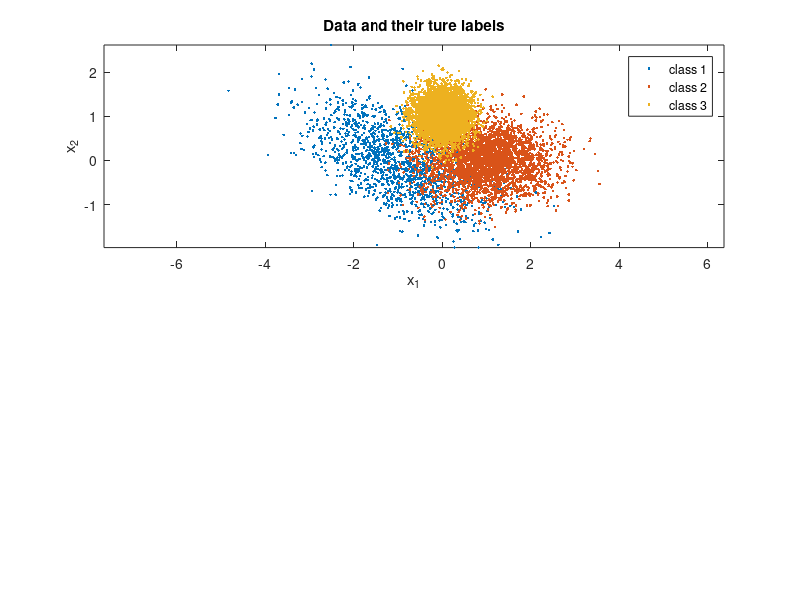

The MATLAB script that drew this image: (Note: this script raises an error after producing the figure.)
mu(:,1) = [-1;0]; Sigma(:,:,1) = 0.1*[10 -4;-4,5]; % mean and covariance of data pdf conditioned on label 1
mu(:,2) = [1;0]; Sigma(:,:,2) = 0.1*[5 0;0,2]; % mean and covariance of data pdf conditioned on label 2
mu(:,3) = [0;1]; Sigma(:,:,3) = 0.1*eye(2); % mean and covariance of data pdf conditioned on label 3
classPriors = [0.15,0.35,0.5]; thr = [0,cumsum(classPriors)];
N = 10000; u = rand(1,N); L = zeros(1,N); x = zeros(2,N);
actualnumber = [0,0,0,0];
subplot(2,1,1),clf, colorList = 'rbg';
i = 1;
for l = 1:3
    indices = find(thr(l)<=u & u<thr(l+1)); % if u happens to be precisely 1, that sample will get omitted - needs to be fixed
    actualnumber(i+1) = length(indices);
    fprintf('the actual number of samples that were generated from class %d is %d',i,length(indices));
    fprintf('\n');
    i = i+1;
    L(1,indices) = l*ones(1,length(indices));
    x(:,indices) = mvnrnd(mu(:,l),Sigma(:,:,l),length(indices))';
    subplot(2,1,1), plot(x(1,indices),x(2,indices),'.','MarkerFaceColor',colorList(l)); axis equal, hold on,
    legend('class 1','class 2','class 3'),
    title('Data and their ture labels'),
    xlabel('x_1'), ylabel('x_2'), 
end

% classifier gi = ln(p(x|L=i)*p(L=i)), i = 1, 2, 3
% g1 = log(evalGaussian(x,mu(:,1),Sigma(:,:,1)))+log(classPriors(1)); 
% g2 = log(evalGaussian(x,mu(:,2),Sigma(:,:,2)))+log(classPriors(2)); 
% g3 = log(evalGaussian(x,mu(:,3),Sigma(:,:,3)))+log(classPriors(3)); 

lambda = [0 0 1;0 1 0;1 0 0]; % loss values
gamma12 = classPriors(2)/classPriors(1); 
discriminantScore12 = log(evalGaussian(x,mu(:,1),Sigma(:,:,1)))-log(evalGaussian(x,mu(:,2),Sigma(:,:,2)));
gamma13 = classPriors(3)/classPriors(1); 
discriminantScore13 = log(evalGaussian(x,mu(:,1),Sigma(:,:,1)))-log(evalGaussian(x,mu(:,3),Sigma(:,:,3)));
gamma21 = classPriors(1)/classPriors(2);  
discriminantScore21 = log(evalGaussian(x,mu(:,2),Sigma(:,:,2)))-log(evalGaussian(x,mu(:,1),Sigma(:,:,1)));
gamma23 = classPriors(3)/classPriors(2);  
discriminantScore23 = log(evalGaussian(x,mu(:,2),Sigma(:,:,2)))-log(evalGaussian(x,mu(:,3),Sigma(:,:,3)));
gamma31 = classPriors(1)/classPriors(3);  
discriminantScore31 = log(evalGaussian(x,mu(:,3),Sigma(:,:,3)))-log(evalGaussian(x,mu(:,1),Sigma(:,:,1)));
gamma32 = classPriors(2)/classPriors(3);  
discriminantScore32 = log(evalGaussian(x,mu(:,3),Sigma(:,:,3)))-log(evalGaussian(x,mu(:,2),Sigma(:,:,2)));

decision = (discriminantScore12 >= log(gamma12) & discriminantScore13 >= log(gamma13));
ind01 = find(decision==0 & L==1); % L=1 D=2 OR 3
ind11 = find(decision==1 & L==1); % L=1 D=1
decision = (discriminantScore12 < log(gamma12) & discriminantScore13 >= log(gamma13)|discriminantScore12 < log(gamma12) & discriminantScore13 < log(gamma13) & discriminantScore23 >= log(gamma23));
ind21 = find(decision==1 & L==1); % L=1 D=2
decision = (discriminantScore12 >= log(gamma12) & discriminantScore13 < log(gamma13)|discriminantScore12 < log(gamma12) & discriminantScore13 < log(gamma13) & discriminantScore32 > log(gamma32));
ind31 = find(decision==1 & L==1); % L=1 D=3

decision = (discriminantScore21 >= log(gamma21) & discriminantScore23 >= log(gamma23));
ind02 = find(decision==0 & L==2); % L=2 D=1 OR 3
ind22 = find(decision==1 & L==2); % L=2 D=2
decision = (discriminantScore21 < log(gamma21) & discriminantScore23 >= log(gamma23)|discriminantScore21 < log(gamma21) & discriminantScore23 < log(gamma23) & discriminantScore13 >= log(gamma13));
ind12 = find(decision==1 & L==2); % L=2 D=1 
decision = (discriminantScore21 >= log(gamma21) & discriminantScore23 < log(gamma23)|discriminantScore21 < log(gamma21) & discriminantScore23 < log(gamma23) & discriminantScore31 > log(gamma31));
ind32 = find(decision==1 & L==2); % L=2 D=3
 
decision = (discriminantScore31 >= log(gamma31) & discriminantScore32 >= log(gamma32));
ind03 = find(decision==0 & L==3); % L=3 D=2 OR 3
ind33 = find(decision==1 & L==3); % L=3 D=3
decision = (discriminantScore31 < log(gamma31) & discriminantScore32 >= log(gamma32)|discriminantScore31 < log(gamma31) & discriminantScore32 < log(gamma32) & discriminantScore12 >= log(gamma12));
ind13 = find(decision==1 & L==3); % L=3 D=1
decision = (discriminantScore31 >= log(gamma31) & discriminantScore32 < log(gamma32)|discriminantScore31 < log(gamma31) & discriminantScore32 < log(gamma32) & discriminantScore21 >= log(gamma21));
ind23 = find(decision==1 & L==3); % L=3 D=2

fprintf('\n');
fprintf('the confusion matrix is');
fprintf('\n');
cr = [length(ind11),length(ind12),length(ind13);length(ind21),length(ind22),length(ind23);length(ind31),length(ind32),length(ind33)];
disp(cr);

fprintf('the total number of samples misclassified by your classifier is %d',length(ind01)+length(ind02)+length(ind03));
fprintf('\n');

fprintf('the probability of error is %.4f',(length(ind01)+length(ind02)+length(ind03))/N);
fprintf('\n');

subplot(2,1,2);
plot(x(1,ind01),x(2,ind01),'+r'); hold on,
plot(x(1,ind11),x(2,ind11),'+g'); hold on,
plot(x(1,ind02),x(2,ind02),'or'); hold on,
plot(x(1,ind22),x(2,ind22),'og'); hold on,
plot(x(1,ind03),x(2,ind03),'xr'); hold on,
plot(x(1,ind33),x(2,ind33),'xg'); hold on,
axis equal,
legend('Wrong decisions for data from Class 1','Correct decisions for data from Class 1','Wrong decisions for data from Class 2','Correct decisions for data from Class 2','Wrong decisions for data from Class 3','Correct decisions for data from Class 3'), 
title('Data and their decision labels'),
xlabel('x_1'), ylabel('x_2'), 

function g = evalGaussian(x,mu,Sigma)
% Evaluates the Gaussian pdf N(mu,Sigma) at each coumn of X
[n,N] = size(x);
C = ((2*pi)^n * det(Sigma))^(-1/2);
E = -0.5*sum((x-repmat(mu,1,N)).*(inv(Sigma)*(x-repmat(mu,1,N))),1);
g = C*exp(E);
end
